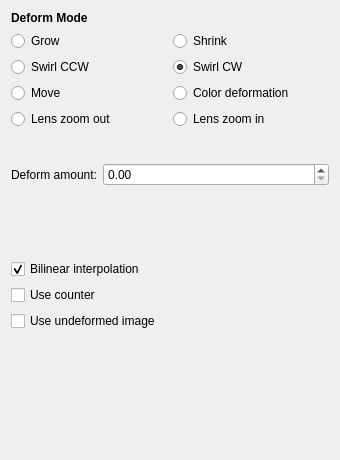
<?xml version="1.0" encoding="utf-8"?>
<ui version="4.0">
 <author>
    SPDX-FileCopyrightText: none
    SPDX-License-Identifier: GPL-3.0-or-later
  </author>
 <class>WdgDeformOptions</class>
 <widget class="QWidget" name="WdgDeformOptions">
  <property name="geometry">
   <rect>
    <x>0</x>
    <y>0</y>
    <width>340</width>
    <height>460</height>
   </rect>
  </property>
  <property name="sizePolicy">
   <sizepolicy hsizetype="Preferred" vsizetype="Preferred">
    <horstretch>0</horstretch>
    <verstretch>0</verstretch>
   </sizepolicy>
  </property>
  <property name="minimumSize">
   <size>
    <width>340</width>
    <height>415</height>
   </size>
  </property>
  <layout class="QGridLayout" name="gridLayout">
   <item column="0" row="0">
    <widget class="QLabel" name="deformLabel">
     <property name="font">
      <font>
       <weight>75</weight>
       <bold>true</bold>
      </font>
     </property>
     <property name="text">
      <string>Deform Mode</string>
     </property>
    </widget>
   </item>
   <item column="0" row="1">
    <layout class="QGridLayout" name="modesGrid">
     <item column="0" row="0">
      <widget class="QRadioButton" name="growBtn">
       <property name="text">
        <string comment="Grow as in deform brush engine">Grow</string>
       </property>
      </widget>
     </item>
     <item column="1" row="0">
      <widget class="QRadioButton" name="shrinkBtn">
       <property name="text">
        <string comment="Shrink as in deform brush engine">Shrink</string>
       </property>
      </widget>
     </item>
     <item column="0" row="1">
      <widget class="QRadioButton" name="swirlCCWBtn">
       <property name="text">
        <string>Swirl CCW</string>
       </property>
      </widget>
     </item>
     <item column="1" row="1">
      <widget class="QRadioButton" name="swirlCWBtn">
       <property name="text">
        <string>Swirl CW</string>
       </property>
       <property name="checked">
        <bool>true</bool>
       </property>
      </widget>
     </item>
     <item column="0" row="2">
      <widget class="QRadioButton" name="moveBtn">
       <property name="text">
        <string>Move</string>
       </property>
      </widget>
     </item>
     <item column="1" row="2">
      <widget class="QRadioButton" name="colorBtn">
       <property name="text">
        <string comment="Rearrange the pixels positions under the cursor">Color deformation</string>
       </property>
      </widget>
     </item>
     <item column="0" row="3">
      <widget class="QRadioButton" name="lensOutBtn">
       <property name="text">
        <string>Lens zoom out</string>
       </property>
      </widget>
     </item>
     <item column="1" row="3">
      <widget class="QRadioButton" name="lensBtn">
       <property name="text">
        <string>Lens zoom in</string>
       </property>
      </widget>
     </item>
    </layout>
   </item>
   <item column="0" row="2">
    <layout class="QVBoxLayout" name="verticalLayout">
     <item>
      <spacer name="topSpacer">
       <property name="orientation">
        <enum>Qt::Vertical</enum>
       </property>
       <property name="sizeType">
        <enum>QSizePolicy::Fixed</enum>
       </property>
       <property name="sizeHint" stdset="0">
        <size>
         <width>20</width>
         <height>28</height>
        </size>
       </property>
      </spacer>
     </item>
     <item>
      <layout class="QHBoxLayout" name="deformAmountLayout" stretch="0,1">
       <item>
        <widget class="QLabel" name="deformAmountLbl">
         <property name="font">
          <font>
           <weight>50</weight>
           <bold>false</bold>
          </font>
         </property>
         <property name="text">
          <string>Deform amount:</string>
         </property>
         <property name="alignment">
          <set>Qt::AlignRight|Qt::AlignTrailing|Qt::AlignVCenter</set>
         </property>
        </widget>
       </item>
       <item>
        <widget class="KisDoubleSliderSpinBox" name="deformAmount"/>
       </item>
      </layout>
     </item>
     <item>
      <spacer name="middleSpacer">
       <property name="orientation">
        <enum>Qt::Vertical</enum>
       </property>
       <property name="sizeHint" stdset="0">
        <size>
         <width>105</width>
         <height>13</height>
        </size>
       </property>
      </spacer>
     </item>
    </layout>
   </item>
   <item column="0" row="3">
    <layout class="QVBoxLayout" name="qualityLayout">
     <property name="sizeConstraint">
      <enum>QLayout::SetMaximumSize</enum>
     </property>
     <item>
      <widget class="QCheckBox" name="interpolationChBox">
       <property name="text">
        <string>Bilinear interpolation</string>
       </property>
       <property name="checked">
        <bool>true</bool>
       </property>
      </widget>
     </item>
     <item>
      <widget class="QCheckBox" name="useCounter">
       <property name="text">
        <string>Use counter</string>
       </property>
      </widget>
     </item>
     <item>
      <widget class="QCheckBox" name="useOldData">
       <property name="text">
        <string>Use undeformed image</string>
       </property>
      </widget>
     </item>
    </layout>
   </item>
   <item column="0" row="4">
    <spacer name="bottomSpacer">
     <property name="orientation">
      <enum>Qt::Vertical</enum>
     </property>
     <property name="sizeHint" stdset="0">
      <size>
       <width>20</width>
       <height>100</height>
      </size>
     </property>
    </spacer>
   </item>
  </layout>
 </widget>
 <customwidgets>
  <customwidget>
   <class>KisDoubleSliderSpinBox</class>
   <extends>QDoubleSpinBox</extends>
   <header>kis_slider_spin_box.h</header>
   <container>1</container>
  </customwidget>
 </customwidgets>
 <resources/>
 <connections/>
</ui>
